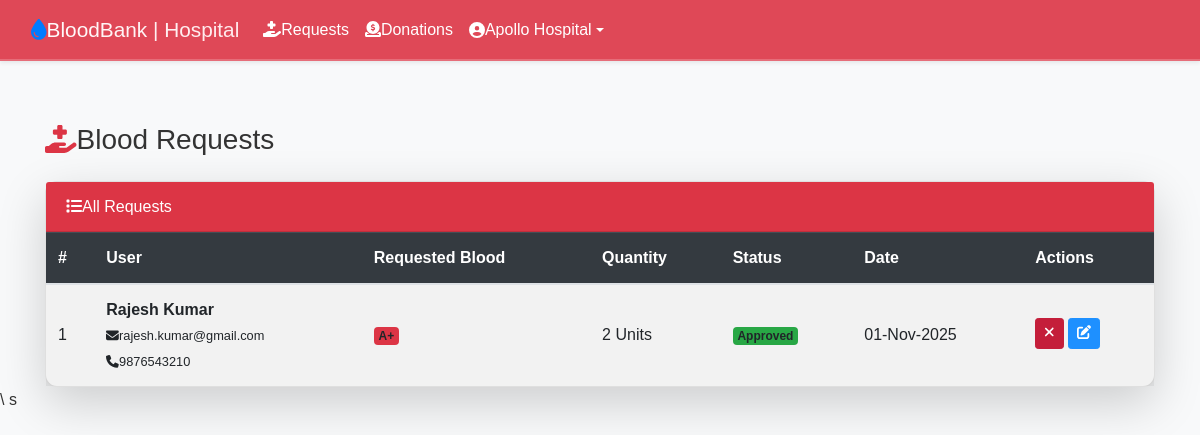
Screenshot of /hospital/requests.php (signed in) with the database file from the repository.
### tables this page shows
CREATE TABLE `requests` (
  `request_id` int(11) NOT NULL AUTO_INCREMENT,
  `user_id` int(11) NOT NULL,
  `hospital_id` int(11) DEFAULT NULL,
  `donor_id` int(11) DEFAULT NULL COMMENT 'User-to-user blood requests',
  `blood_group` enum('A+','A-','B+','B-','AB+','AB-','O+','O-') NOT NULL,
  `quantity` int(11) NOT NULL,
  `status` enum('pending','approved','rejected') DEFAULT 'pending',
  `created_at` timestamp NOT NULL DEFAULT current_timestamp(),
  PRIMARY KEY (`request_id`),
  KEY `user_id` (`user_id`),
  KEY `hospital_id` (`hospital_id`),
  KEY `donor_id` (`donor_id`),
  KEY `idx_status` (`status`),
  CONSTRAINT `requests_ibfk_1` FOREIGN KEY (`user_id`) REFERENCES `users` (`user_id`) ON DELETE CASCADE,
  CONSTRAINT `requests_ibfk_2` FOREIGN KEY (`hospital_id`) REFERENCES `users` (`user_id`) ON DELETE CASCADE,
  CONSTRAINT `fk_requests_donor` FOREIGN KEY (`donor_id`) REFERENCES `users` (`user_id`) ON DELETE SET NULL
);

CREATE TABLE `users` (
  `user_id` int(11) NOT NULL AUTO_INCREMENT,
  `name` varchar(100) NOT NULL,
  `email` varchar(100) NOT NULL,
  `location` varchar(255) DEFAULT NULL,
  `password` varchar(255) NOT NULL,
  `role` enum('admin','hospital','user') NOT NULL,
  `hospital_id` int(11) DEFAULT NULL,
  `phone` varchar(15) DEFAULT NULL,
  `blood_group` varchar(3) DEFAULT NULL,
  `created_at` timestamp NOT NULL DEFAULT current_timestamp(),
  `status` enum('pending','approved','rejected') NOT NULL DEFAULT 'pending',
  `district` varchar(100) DEFAULT NULL,
  `blood_type` varchar(10) DEFAULT NULL,
  `latitude` decimal(10,8) DEFAULT NULL,
  `longitude` decimal(11,8) DEFAULT NULL,
  `dob` date DEFAULT NULL,
  `gender` varchar(10) DEFAULT NULL,
  `emergency_contact` varchar(15) DEFAULT NULL,
  `notes` text DEFAULT NULL,
  PRIMARY KEY (`user_id`),
  UNIQUE KEY `email` (`email`)
);

### hospital/requests.php (the view, shortened to what this page needs)
<?php
include "../includes/db.php";
$hospital_id = $_SESSION['user_id'];
$stmt = $conn->prepare("
    SELECT r.request_id, u.name AS user_name, u.blood_group, u.phone, u.email,
           r.blood_group AS requested_blood, r.quantity, r.status, r.created_at
    FROM requests r
    JOIN users u ON r.user_id = u.user_id
    WHERE r.hospital_id = ?
    ORDER BY r.created_at DESC
");
$stmt->bind_param("i", $hospital_id);
$stmt->execute();
$requests = $stmt->get_result();
?>
<!DOCTYPE html>
<html lang="en">
<head>
    <?php include "head.php"; ?>
    <link rel="stylesheet" href="../assets/css/bootstrap.min.css">
    <link rel="stylesheet" href="../assets/css/hospital.css">
    <link rel="stylesheet" href="https://cdnjs.cloudflare.com/ajax/libs/font-awesome/6.5.0/css/all.min.css">
</head>
<body>
    <?php include "header.php"; ?>
    <div class="container mt-5">
        <h3 class="mb-4"><i class="fas fa-hand-holding-medical me-2 text-danger"></i>Blood Requests</h3>
        <div class="card shadow-lg">
            <div class="card-header bg-danger text-white">
                <i class="fas fa-list me-2"></i>All Requests
            </div>
            <div class="card-body p-0">
                <table class="table table-striped table-hover mb-0 align-middle">
                    <thead class="table-dark">
                        <tr>
                            <th>#</th>
                            <th>User</th>
                            <th>Requested Blood</th>
                            <th>Quantity</th>
                            <th>Status</th>
                            <th>Date</th>
                            <th>Actions</th>
                        </tr>
                    </thead>
                    <tbody>
                        <?php if ($requests->num_rows > 0): $i = 1; ?>
                            <?php while ($row = $requests->fetch_assoc()): ?>
                                <tr>
                                    <td><?= $i++; ?></td>
                                    <td>
                                        <strong><?= htmlspecialchars($row['user_name']); ?></strong><br>
                                        <small><i class="fas fa-envelope me-1"></i><?= htmlspecialchars($row['email']); ?></small><br>
                                        <small><i class="fas fa-phone me-1"></i><?= htmlspecialchars($row['phone']); ?></small>
                                    </td>
                                    <td><span class="badge bg-danger"><?= htmlspecialchars($row['requested_blood']); ?></span></td>
                                    <td><?= htmlspecialchars($row['quantity']); ?> Units</td>
                                    <td>
                                        <?php if ($row['status'] == 'pending'): ?>
                                            <span class="badge bg-warning text-dark">Pending</span>
                                        <?php elseif ($row['status'] == 'approved'): ?>
                                            <span class="badge bg-success">Approved</span>
                                        <?php else: ?>
                                            <span class="badge bg-danger">Rejected</span>
                                        <?php endif; ?>
                                    </td>
                                    <td><?= date('d-M-Y', strtotime($row['created_at'])); ?></td>
                                    <td>
                                        <?php if ($row['status'] != 'rejected'): ?>
                                            <a href="?action=rejected&request_id=<?= $row['request_id']; ?>"
                                                class="btn btn-sm btn-danger mb-1"><i class="fas fa-times"></i></a>
                                        <?php endif; ?>
                                        <a href="edit_request.php?request_id=<?= $row['request_id']; ?>"
                                            class="btn btn-sm btn-primary mb-1"><i class="fas fa-edit"></i></a>
                                    </td>
                                </tr>
                            <?php endwhile; ?>
                        <?php endif; ?>
                    </tbody>
                </table>
            </div>
        </div>
    </div>
    <script src="../assets/js/bootstrap.bundle.min.js"></script>\
    <script src="https://cdn.jsdelivr.net/npm/bootstrap@5.3.3/dist/js/bootstrap.bundle.min.js"></script>s
</body>
</html>

### assets/css/style.css (style rules this page uses)
body, html { height: 100%; margin: 0; font-family: 'Segoe UI', Tahoma, Geneva, Verdana, sans-serif; }
a { text-decoration: none; }
.btn-danger { background-color: #C41E3A; border-color: #C41E3A; }
.btn-primary { background-color: #1E90FF; border-color: #1E90FF; }
:root { --brand-red: #C41E3A; --brand-blue: #2C5F8B; --light-bg: #f9f9f9; --dark-text: #333; --radius-lg: 12px; --shadow-soft: 0 4px 10px rgba(0,0,0,0.08); }
body { font-family: "Segoe UI", Roboto, sans-serif; color: var(--dark-text); background: var(--light-bg); line-height: 1.6; }

### hospital/css/hospital.css (style rules this page uses)
body { background-color: #f8f9fa; font-family: 'Poppins', sans-serif; }
.card { border-radius: 12px; box-shadow: 0 4px 20px rgba(0,0,0,0.08); transition: 0.3s; }
.table th, .table td { vertical-align: middle !important; }

### rows the page displays
requests: user.name "Rajesh Kumar", user.email "rajesh.kumar@gmail.com", user.phone "9876543210", blood_group "A+", quantity "2", status "Approved", created_at "01-Nov-2025"

### other values shown
$name "Apollo Hospital"
